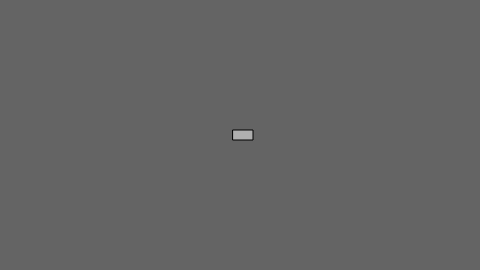
Frame 1 (no input)
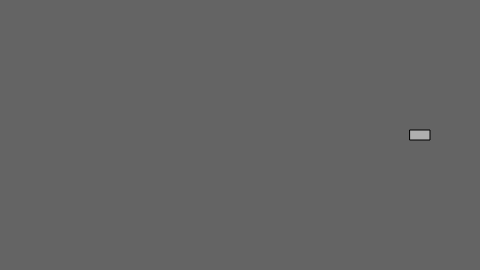
Frame 60 (no input)
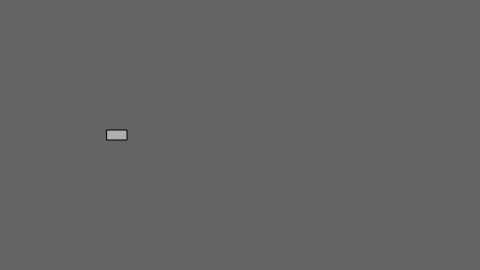
Frame 120 (the mouse pressed at the canvas centre since frame 60)

The p5.js sketch that drew these frames (run headless with seeded random() and noise() and a simulated clock; from frame 60 on, the mouse is pressed at the canvas centre):

// p5.js sketch
// ── sketch.js
// Learning Processing
// Daniel Shiffman
// http://www.learningprocessing.com

// Example 8-1: A Car class and a Car object

let car; // Declare car object as a global variable.

function setup() {
  createCanvas(480, 270);
  // Initialize Car object
  car = new Car();
}

function draw() {
  background(100);
  // Operate Car object.
  car.move(); // 
  car.display();
}

class Car {
  constructor(c, x, y, xspeed) {
    this.c = color(175);
    this.x = width/2;
    this.y = height/2;
    this.xspeed = 3;
  }

  display() { 
    // The car is just a square
    rectMode(CENTER);
    stroke(0);
    fill(this.c);
    rect(this.x, this.y, 20, 10);
  }

  move() { 
    this.x = this.x + this.xspeed;
    if (this.x > width) {
      this.x = 0;
    }
  }
}
